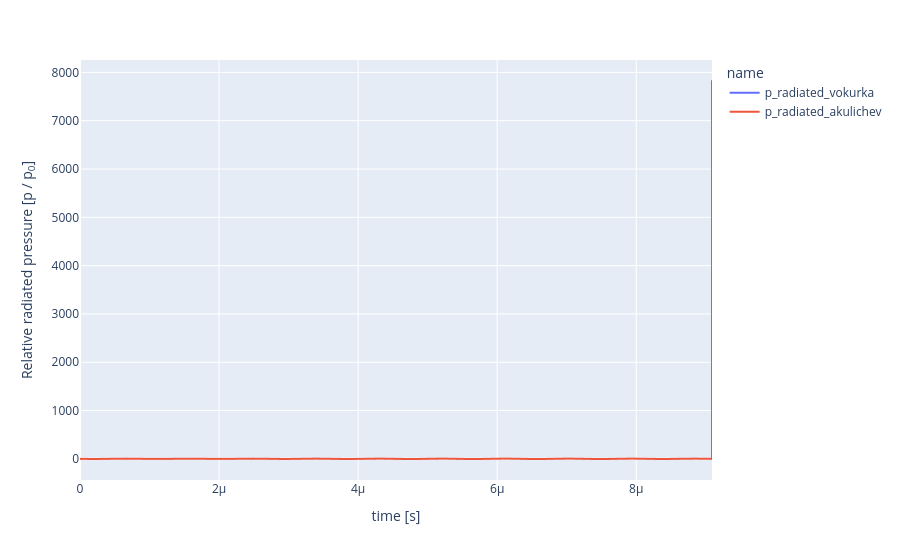

Notebook code cell kept with this figure:
### Code cell
import pandas as pd

rad_p_df1 = pd.DataFrame(
    data={
        "x": BD_obj.time,
        "y": BD_obj.p_radiated_vokurka,
        "name": "p_radiated_vokurka",
    }
)
rad_p_df2 = pd.DataFrame(
    data={
        "x": BD_obj.time,
        "y": BD_obj.p_radiated,
        "name": "p_radiated_akulichev",
    }
)
rad_p_df = pd.concat([rad_p_df1, rad_p_df2])

fig = px.line(rad_p_df,x="x", y="y", color="name")

fig.update_layout(
    xaxis=dict(title="time [s]"),
    yaxis=dict(title="Relative radiated pressure [p / p<sub>0</sub>]"), #r"$\text{Relative radiated pressure } [p/p_0]$"),
)
fig.show()

### Figure 1 — Plotly figure (JSON) as saved in the notebook; plotly's stock layout.template omitted (floating-point values rounded to 4 significant figures; data arrays with more than 128 entries replaced by an {"elided": "..."} marker saying what was removed)
{"data": [{"hovertemplate": "name=p_radiated_vokurka<br>x=%{x}<br>y=%{y}<extra></extra>", "legendgroup": "p_radiated_vokurka", "line": {"color": "#636efa", "dash": "solid"}, "marker": {"symbol": "circle"}, "mode": "lines", "name": "p_radiated_vokurka", "showlegend": true, "type": "scattergl", "x": {"elided": "10000 float values"}, "xaxis": "x", "y": {"elided": "10000 float values"}, "yaxis": "y"}, {"hovertemplate": "name=p_radiated_akulichev<br>x=%{x}<br>y=%{y}<extra></extra>", "legendgroup": "p_radiated_akulichev", "line": {"color": "#EF553B", "dash": "solid"}, "marker": {"symbol": "circle"}, "mode": "lines", "name": "p_radiated_akulichev", "showlegend": true, "type": "scattergl", "x": {"elided": "10000 float values"}, "xaxis": "x", "y": {"elided": "10000 float values"}, "yaxis": "y"}], "layout": {"autosize": true, "legend": {"title": {"text": "name"}, "tracegroupgap": 0}, "margin": {"t": 60}, "xaxis": {"anchor": "y", "autorange": true, "domain": [0, 1], "range": [0, 9.09e-06], "title": {"text": "time [s]"}, "type": "linear"}, "yaxis": {"anchor": "x", "autorange": true, "domain": [0, 1], "range": [-437.7, 8257.0], "title": {"text": "Relative radiated pressure [p / p<sub>0</sub>]"}, "type": "linear"}}}
